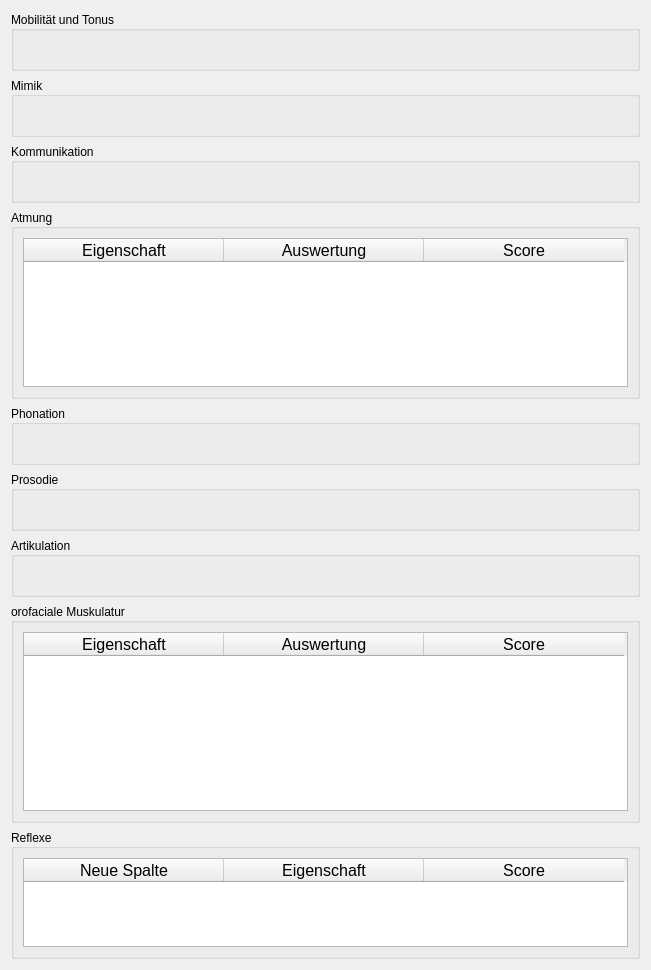
           <widget class="QWidget" name="scrollAreaWidgetContents_4">
            <property name="geometry">
             <rect>
              <x>0</x>
              <y>-631</y>
              <width>651</width>
              <height>968</height>
             </rect>
            </property>
            <layout class="QVBoxLayout" name="verticalLayout_35">
             <item>
              <layout class="QVBoxLayout" name="verticalLayout_26">
               <item>
                <widget class="QGroupBox" name="groupBox_26">
                 <property name="minimumSize">
                  <size>
                   <width>0</width>
                   <height>60</height>
                  </size>
                 </property>
                 <property name="title">
                  <string>Mobilität und Tonus</string>
                 </property>
                 <property name="alignment">
                  <set>Qt::AlignLeading|Qt::AlignLeft|Qt::AlignVCenter</set>
                 </property>
                 <layout class="QVBoxLayout" name="verticalLayout_45">
                  <item>
                   <layout class="QHBoxLayout" name="horizontalLayout_30">
                    <item>
                     <widget class="QLabel" name="lblStatusMobilitaetTonusDAPD">
                      <property name="font">
                       <font>
                        <pointsize>16</pointsize>
                       </font>
                      </property>
                      <property name="text">
                       <string/>
                      </property>
                     </widget>
                    </item>
                    <item>
                     <widget class="QLabel" name="lblScoreMobilitaetTonusDAPD">
                      <property name="font">
                       <font>
                        <pointsize>16</pointsize>
                        <weight>75</weight>
                        <bold>true</bold>
                       </font>
                      </property>
                      <property name="text">
                       <string/>
                      </property>
                      <property name="alignment">
                       <set>Qt::AlignRight|Qt::AlignTrailing|Qt::AlignVCenter</set>
                      </property>
                     </widget>
                    </item>
                   </layout>
                  </item>
                 </layout>
                </widget>
               </item>
               <item>
                <widget class="QGroupBox" name="groupBox_8">
                 <property name="minimumSize">
                  <size>
                   <width>0</width>
                   <height>60</height>
                  </size>
                 </property>
                 <property name="title">
                  <string>Mimik</string>
                 </property>
                 <property name="alignment">
                  <set>Qt::AlignLeading|Qt::AlignLeft|Qt::AlignVCenter</set>
                 </property>
                 <layout class="QVBoxLayout" name="verticalLayout_46">
                  <item>
                   <layout class="QHBoxLayout" name="horizontalLayout_31">
                    <item>
                     <widget class="QLabel" name="lblStatusMimikDAPD">
                      <property name="font">
                       <font>
                        <pointsize>16</pointsize>
                       </font>
                      </property>
                      <property name="text">
                       <string/>
                      </property>
                     </widget>
                    </item>
                    <item>
                     <widget class="QLabel" name="lblScoreMimikDAPD">
                      <property name="font">
                       <font>
                        <pointsize>16</pointsize>
                        <weight>75</weight>
                        <bold>true</bold>
                       </font>
                      </property>
                      <property name="text">
                       <string/>
                      </property>
                      <property name="alignment">
                       <set>Qt::AlignRight|Qt::AlignTrailing|Qt::AlignVCenter</set>
                      </property>
                     </widget>
                    </item>
                   </layout>
                  </item>
                 </layout>
                </widget>
               </item>
               <item>
                <widget class="QGroupBox" name="groupBox_25">
                 <property name="minimumSize">
                  <size>
                   <width>0</width>
                   <height>60</height>
                  </size>
                 </property>
                 <property name="title">
                  <string>Kommunikation</string>
                 </property>
                 <property name="alignment">
                  <set>Qt::AlignLeading|Qt::AlignLeft|Qt::AlignVCenter</set>
                 </property>
                 <layout class="QVBoxLayout" name="verticalLayout_47">
                  <item>
                   <layout class="QHBoxLayout" name="horizontalLayout_32">
                    <item>
                     <widget class="QLabel" name="lblStatusKommunikationDAPD">
                      <property name="font">
                       <font>
                        <pointsize>16</pointsize>
                       </font>
                      </property>
                      <property name="text">
                       <string/>
                      </property>
                     </widget>
                    </item>
                    <item>
                     <widget class="QLabel" name="lblScoreKommunikationDAPD">
                      <property name="font">
                       <font>
                        <pointsize>16</pointsize>
                        <weight>75</weight>
                        <bold>true</bold>
                       </font>
                      </property>
                      <property name="text">
                       <string/>
                      </property>
                      <property name="alignment">
                       <set>Qt::AlignRight|Qt::AlignTrailing|Qt::AlignVCenter</set>
                      </property>
                     </widget>
                    </item>
                   </layout>
                  </item>
                 </layout>
                </widget>
               </item>
               <item>
                <widget class="QGroupBox" name="groupBox_9">
                 <property name="minimumSize">
                  <size>
                   <width>0</width>
                   <height>190</height>
                  </size>
                 </property>
                 <property name="title">
                  <string>Atmung</string>
                 </property>
                 <property name="alignment">
                  <set>Qt::AlignLeading|Qt::AlignLeft|Qt::AlignVCenter</set>
                 </property>
                 <layout class="QVBoxLayout" name="verticalLayout_48">
                  <item>
                   <widget class="QTableWidget" name="twScoreAtmungDAPD">
                    <property name="font">
                     <font>
                      <pointsize>12</pointsize>
                     </font>
                    </property>
                    <attribute name="horizontalHeaderDefaultSectionSize">
                     <number>200</number>
                    </attribute>
                    <attribute name="verticalHeaderVisible">
                     <bool>false</bool>
                    </attribute>
                    <column>
                     <property name="text">
                      <string>Eigenschaft</string>
                     </property>
                    </column>
                    <column>
                     <property name="text">
                      <string>Auswertung</string>
                     </property>
                    </column>
                    <column>
                     <property name="text">
                      <string>Score</string>
                     </property>
                    </column>
                   </widget>
                  </item>
                 </layout>
                </widget>
               </item>
               <item>
                <widget class="QGroupBox" name="groupBox_10">
                 <property name="minimumSize">
                  <size>
                   <width>0</width>
                   <height>60</height>
                  </size>
                 </property>
                 <property name="title">
                  <string>Phonation</string>
                 </property>
                 <property name="alignment">
                  <set>Qt::AlignLeading|Qt::AlignLeft|Qt::AlignVCenter</set>
                 </property>
                 <layout class="QVBoxLayout" name="verticalLayout_49">
                  <item>
                   <layout class="QHBoxLayout" name="horizontalLayout_17">
                    <item>
                     <widget class="QLabel" name="lblStatusPhonationDAPD">
                      <property name="font">
                       <font>
                        <pointsize>16</pointsize>
                       </font>
                      </property>
                      <property name="text">
                       <string/>
                      </property>
                     </widget>
                    </item>
                    <item>
                     <widget class="QLabel" name="lblScorePhonationDAPD">
                      <property name="font">
                       <font>
                        <pointsize>16</pointsize>
                        <weight>75</weight>
                        <bold>true</bold>
                       </font>
                      </property>
                      <property name="text">
                       <string/>
                      </property>
                      <property name="alignment">
                       <set>Qt::AlignRight|Qt::AlignTrailing|Qt::AlignVCenter</set>
                      </property>
                     </widget>
                    </item>
                   </layout>
                  </item>
                 </layout>
                </widget>
               </item>
               <item>
                <widget class="QGroupBox" name="groupBox_11">
                 <property name="minimumSize">
                  <size>
                   <width>0</width>
                   <height>60</height>
                  </size>
                 </property>
                 <property name="title">
                  <string>Prosodie</string>
                 </property>
                 <property name="alignment">
                  <set>Qt::AlignLeading|Qt::AlignLeft|Qt::AlignVCenter</set>
                 </property>
                 <layout class="QVBoxLayout" name="verticalLayout_50">
                  <item>
                   <layout class="QHBoxLayout" name="horizontalLayout_20">
                    <item>
                     <widget class="QLabel" name="lblStatusProsodieDAPD">
                      <property name="font">
                       <font>
                        <pointsize>16</pointsize>
                       </font>
                      </property>
                      <property name="text">
                       <string/>
                      </property>
                     </widget>
                    </item>
                    <item>
                     <widget class="QLabel" name="lblScoreProsodieDAPD">
                      <property name="font">
                       <font>
                        <pointsize>16</pointsize>
                        <weight>75</weight>
                        <bold>true</bold>
                       </font>
                      </property>
                      <property name="text">
                       <string/>
                      </property>
                      <property name="alignment">
                       <set>Qt::AlignRight|Qt::AlignTrailing|Qt::AlignVCenter</set>
                      </property>
                     </widget>
                    </item>
                   </layout>
                  </item>
                 </layout>
                </widget>
               </item>
               <item>
                <widget class="QGroupBox" name="groupBox_12">
                 <property name="minimumSize">
                  <size>
                   <width>0</width>
                   <height>60</height>
                  </size>
                 </property>
                 <property name="title">
                  <string>Artikulation</string>
                 </property>
                 <property name="alignment">
                  <set>Qt::AlignLeading|Qt::AlignLeft|Qt::AlignVCenter</set>
                 </property>
                 <layout class="QVBoxLayout" name="verticalLayout_51">
                  <item>
                   <layout class="QHBoxLayout" name="horizontalLayout_21">
                    <item>
                     <widget class="QLabel" name="lblStatusArtikulationDAPD">
                      <property name="font">
                       <font>
                        <pointsize>16</pointsize>
                       </font>
                      </property>
                      <property name="text">
                       <string/>
                      </property>
                     </widget>
                    </item>
                    <item>
                     <widget class="QLabel" name="lblScoreArtikulationDAPD">
                      <property name="font">
                       <font>
                        <pointsize>16</pointsize>
                        <weight>75</weight>
                        <bold>true</bold>
                       </font>
                      </property>
                      <property name="text">
                       <string/>
                      </property>
                      <property name="alignment">
                       <set>Qt::AlignRight|Qt::AlignTrailing|Qt::AlignVCenter</set>
                      </property>
                     </widget>
                    </item>
                   </layout>
                  </item>
                 </layout>
                </widget>
               </item>
               <item>
                <widget class="QGroupBox" name="groupBox_27">
                 <property name="minimumSize">
                  <size>
                   <width>0</width>
                   <height>220</height>
                  </size>
                 </property>
                 <property name="title">
                  <string>orofaciale Muskulatur</string>
                 </property>
                 <property name="alignment">
                  <set>Qt::AlignLeading|Qt::AlignLeft|Qt::AlignVCenter</set>
                 </property>
                 <layout class="QVBoxLayout" name="verticalLayout_52">
                  <item>
                   <widget class="QTableWidget" name="twScoreOMDAPD">
                    <property name="font">
                     <font>
                      <pointsize>12</pointsize>
                     </font>
                    </property>
                    <attribute name="horizontalHeaderDefaultSectionSize">
                     <number>200</number>
                    </attribute>
                    <attribute name="verticalHeaderVisible">
                     <bool>false</bool>
                    </attribute>
                    <column>
                     <property name="text">
                      <string>Eigenschaft</string>
                     </property>
                    </column>
                    <column>
                     <property name="text">
                      <string>Auswertung</string>
                     </property>
                    </column>
                    <column>
                     <property name="text">
                      <string>Score</string>
                     </property>
                    </column>
                   </widget>
                  </item>
                 </layout>
                </widget>
               </item>
               <item>
                <widget class="QGroupBox" name="groupBox_18">
                 <property name="minimumSize">
                  <size>
                   <width>0</width>
                   <height>130</height>
                  </size>
                 </property>
                 <property name="title">
                  <string>Reflexe</string>
                 </property>
                 <property name="alignment">
                  <set>Qt::AlignLeading|Qt::AlignLeft|Qt::AlignVCenter</set>
                 </property>
                 <layout class="QVBoxLayout" name="verticalLayout_36">
                  <item>
                   <widget class="QTableWidget" name="twScoreReflexeDAPD">
                    <property name="font">
                     <font>
                      <pointsize>12</pointsize>
                     </font>
                    </property>
                    <attribute name="horizontalHeaderDefaultSectionSize">
                     <number>200</number>
                    </attribute>
                    <attribute name="verticalHeaderVisible">
                     <bool>false</bool>
                    </attribute>
                    <column>
                     <property name="text">
                      <string>Neue Spalte</string>
                     </property>
                    </column>
                    <column>
                     <property name="text">
                      <string>Eigenschaft</string>
                     </property>
                    </column>
                    <column>
                     <property name="text">
                      <string>Score</string>
                     </property>
                    </column>
                   </widget>
                  </item>
                 </layout>
                </widget>
               </item>
              </layout>
             </item>
            </layout>
           </widget>
